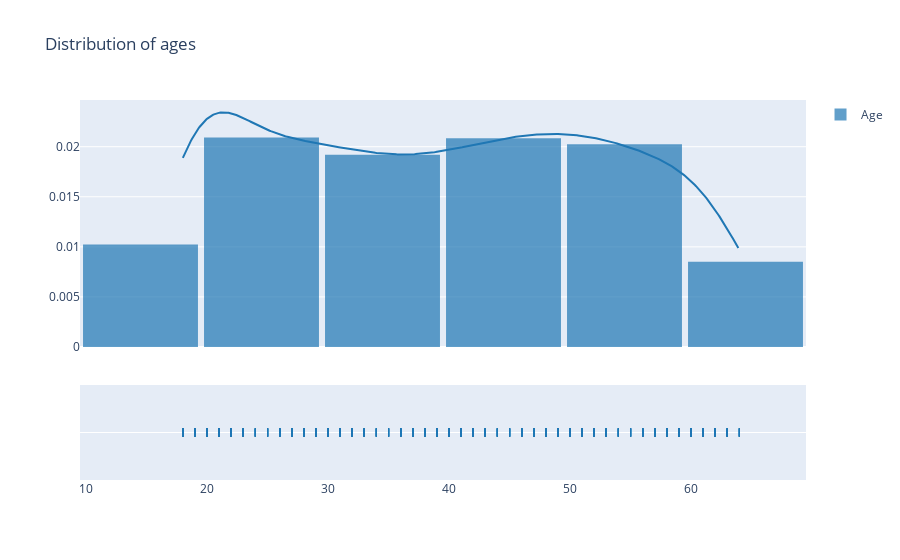

Here is the notebook cell this chart was saved with:
### Code cell
hist_data = [df.age]
group_labels = ['Age'] # name of the dataset

fig = ff.create_distplot(hist_data, group_labels, show_hist=True)
fig.update_traces(nbinsx=5, autobinx=True, selector={'type':'histogram'})
fig.update_layout(title_text='Distribution of ages', bargap=0.05)
fig.show()

### Figure 1 — Plotly figure (JSON) as saved in the notebook; plotly's stock layout.template omitted (floating-point values rounded to 4 significant figures; data arrays with more than 128 entries replaced by an {"elided": "..."} marker saying what was removed)
{"data": [{"autobinx": true, "histnorm": "probability density", "legendgroup": "Age", "marker": {"color": "rgb(31, 119, 180)"}, "name": "Age", "nbinsx": 5, "opacity": 0.7, "type": "histogram", "x": {"elided": "1338 int values"}, "xaxis": "x", "xbins": {"end": 64, "size": 1, "start": 18}, "yaxis": "y"}, {"legendgroup": "Age", "marker": {"color": "rgb(31, 119, 180)"}, "mode": "lines", "name": "Age", "showlegend": false, "type": "scatter", "x": {"elided": "500 float values"}, "xaxis": "x", "y": {"elided": "500 float values"}, "yaxis": "y"}, {"legendgroup": "Age", "marker": {"color": "rgb(31, 119, 180)", "symbol": "line-ns-open"}, "mode": "markers", "name": "Age", "showlegend": false, "type": "scatter", "x": {"elided": "1338 int values"}, "xaxis": "x", "y": {"elided": "1338 str values"}, "yaxis": "y2"}], "layout": {"bargap": 0.05, "barmode": "overlay", "hovermode": "closest", "legend": {"traceorder": "reversed"}, "title": {"text": "Distribution of ages"}, "xaxis": {"anchor": "y2", "domain": [0, 1], "zeroline": false}, "yaxis": {"anchor": "free", "domain": [0.35, 1], "position": 0}, "yaxis2": {"anchor": "x", "domain": [0, 0.25], "dtick": 1, "showticklabels": false}}}
